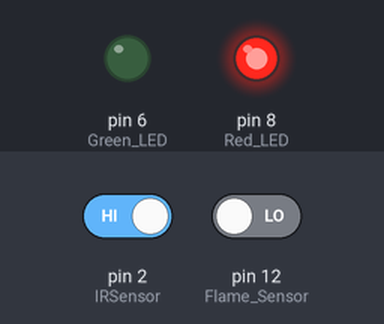
A sketch run on a simulated Arduino Uno, built with avr-gcc and run on an emulated ATmega328P. Parts: output pins drawn as LEDs (lit = HIGH). Inputs (shaded band) come from the test bench; at power-on: pin 2 (IRSensor) HIGH, pin 12 (Flame_Sensor) LOW. The modem accepts every AT command (registered, SIM ready, sends succeed) and sends nothing else; what the sketch prints to the serial monitor is not drawn.

Above: at 1.3 s.
1.4 s: pin 2 (IRSensor) driven LOW and pin 12 (Flame_Sensor) driven HIGH
At 4.3 s:
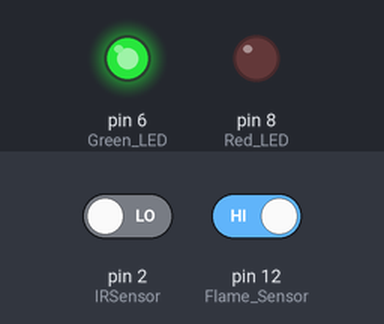
5.4 s: pin 2 (IRSensor) driven HIGH
At 5.9 s:
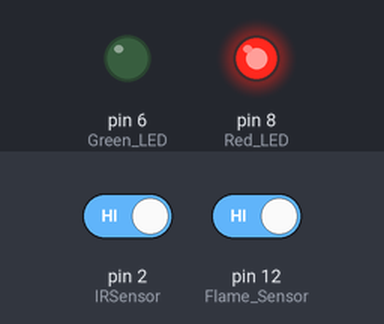
9.4 s: pin 2 (IRSensor) driven LOW
At 12.6 s:
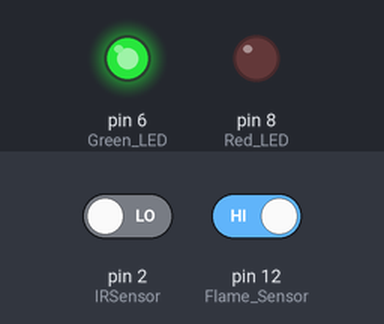
Timing chart, 0 to 14.1 s (numbered marks = the images above; inputs shaded):
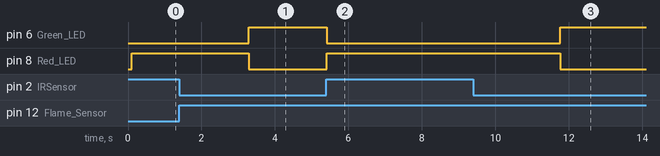

Measured:
- after the input at 1.4 s, pin 6 (Green_LED): LOW → HIGH after 1.9 s; pin 8 (Red_LED): HIGH → LOW after 1.9 s
- after the input at 5.4 s, pin 6 (Green_LED): HIGH → LOW at once; pin 8 (Red_LED): LOW → HIGH at once
- after the input at 9.4 s, pin 6 (Green_LED): LOW → HIGH after 2.4 s; pin 8 (Red_LED): HIGH → LOW after 2.4 s

The sketch:

FaT_Robo.ino
```cpp
// THE CODE I MADE
#include <SoftwareSerial.h>
int IRSensor = 2; // CONNECT IR SESNOR TO ARDUINO PIN 2
int Flame_Sensor = 12; // CONNECT FLAME SENSOR TO ARDUINO PIN 3
int Green_LED = 6; // CONNECT GREEN LED TO ARDUINO PIN 4;
int Red_LED = 8; // CONNECT RED LED TO ARDUINO PIN 5;

SoftwareSerial mySerial(10,11); // CONNECT RX OF GSM TO 11 & TX OF GSM TO 10
int door ;
int fire ;

void setup()
{
  mySerial.begin(9600); // SETTING BAUD RATE OF GSM MODULE
  Serial.begin(9600); // SETTING BAUD RATE OF SERIAL MONITOR
  delay(100);

  pinMode(IRSensor, INPUT);
  pinMode(Flame_Sensor, INPUT);
  pinMode(Green_LED, OUTPUT);
  pinMode(Red_LED, OUTPUT);

}

void loop()
{
  door = digitalRead(IRSensor);
  fire = digitalRead(Flame_Sensor);

  if (door == 0 && fire == 1){
    digitalWrite(Green_LED, HIGH);
    digitalWrite(Red_LED, LOW);
  } else
    {
      if(door == 1)
      {
        digitalWrite(Red_LED, HIGH);
        digitalWrite(Green_LED, LOW);
        Theft_Alert();
      }
      else
      {
        digitalWrite(Red_LED, HIGH);
        digitalWrite(Green_LED, LOW);
        Fire_Alert();
      }
   }
  Serial.println(door);
  Serial.println(fire);
}

void Theft_Alert()
{
  mySerial.println("AT+CMGF=1");    //Sets the GSM Module in Text Mode
  delay(1000);  // Delay of 1000 milli seconds or 1 second
  mySerial.println("AT+CMGS=\"+919354737630\"\r");
  delay(1000);
  mySerial.println("DANGER!! SOMEONE IS TRYING TO ENTER");
  delay(100);
  mySerial.println((char)26);
  delay(1000);
}

void Fire_Alert()
{
  mySerial.println("AT+CMGF=1");    //Sets the GSM Module in Text Mode
  delay(1000);  // Delay of 1000 milli seconds or 1 second
  mySerial.println("AT+CMGS=\"+919354737630\"\r");
  delay(1000);
  mySerial.println("DANGER!! FIRE IN THE OFFICE");
  delay(100);
  mySerial.println((char)26);
  delay(1000);
}
```
